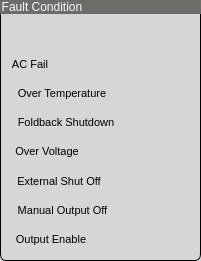
       <widget class="QGroupBox" name="groupBox_37">
        <property name="geometry">
         <rect>
          <x>10</x>
          <y>680</y>
          <width>201</width>
          <height>261</height>
         </rect>
        </property>
        <property name="styleSheet">
         <string notr="true">QGroupBox{
background: rgb(214, 214, 214);
border-style: solid;
border: 1px solid;
border-radius: 6px;
}
QGroupBox::title{
background: rgb(109, 108, 105);
color: rgb(250,250,250);
padding-right: 400px;
}</string>
        </property>
        <property name="title">
         <string>Fault Condition</string>
        </property>
        <property name="alignment">
         <set>Qt::AlignLeading|Qt::AlignLeft|Qt::AlignTop</set>
        </property>
        <property name="flat">
         <bool>false</bool>
        </property>
        <property name="checkable">
         <bool>false</bool>
        </property>
        <property name="checked">
         <bool>false</bool>
        </property>
        <widget class="PyDMLabel" name="PyDMLabel_7">
         <property name="geometry">
          <rect>
           <x>11</x>
           <y>22</y>
           <width>56</width>
           <height>24</height>
          </rect>
         </property>
         <property name="font">
          <font>
           <pointsize>8</pointsize>
          </font>
         </property>
         <property name="styleSheet">
          <string notr="true">PyDMLabel[alarmSensitiveBorder=&quot;false&quot;]{
  border-color:rgb(176,176,176);
  border-width:2px;
  border-style:solid;
  background-color:rgb(176,176,176);
  color:rgb(0,0,0);
}PyDMLabel[alarmSensitiveBorder=&quot;true&quot;][alarmSeverity=&quot;0&quot;] {
  border-color:rgb(176,176,176);
  border-width:2px;
  border-style:solid;
  background-color:rgb(176,176,176);
  color:rgb(0,0,0);
}PyDMLabel[alarmSensitiveBorder=&quot;true&quot;][alarmSeverity=&quot;1&quot;] {
  border-color: rgb(255,192,0);
  border-width:2px;
  border-style:solid;
  background-color:rgb(176,176,176);
  color:rgb(0,0,0);
}PyDMLabel[alarmSensitiveBorder=&quot;true&quot;][alarmSeverity=&quot;2&quot;] {
  border-color: rgb(255,0,0);
  border-width:2px;
  border-style:solid;
  background-color:rgb(176,176,176);
  color:rgb(0,0,0);
}PyDMLabel[alarmSensitiveBorder=&quot;true&quot;][alarmSeverity=&quot;3&quot;] {
  border-color: rgb(192,0,255);
  border-width:2px;
  border-style:solid;
  background-color:rgb(176,176,176);
  color:rgb(0,0,0);
}PyDMLabel[alarmSensitiveBorder=&quot;true&quot;][alarmSeverity=&quot;4&quot;] {
  border-color: rgb(255,255,255);
  border-width:2px;
  border-style:solid;
  background-color:rgb(176,176,176);
  color:rgb(0,0,0);
}PyDMLineEdit[alarmSensitiveBorder=&quot;false&quot;]{
  border: 1px inset rgb(176,176,176);
  border-radius: 1px;
  background-color:rgb(176,176,176);
  color:rgb(0,0,0);
}PyDMLineEdit[alarmSensitiveBorder=&quot;true&quot;][alarmSeverity=&quot;0&quot;] {
  border: 1px inset rgb(176,176,176);
  border-radius: 1px;
  background-color:rgb(176,176,176);
  color:rgb(0,0,0);
}PyDMLineEdit[alarmSensitiveBorder=&quot;true&quot;][alarmSeverity=&quot;1&quot;] {
  border: 1px inset rgb(255,192,0);
  border-radius: 1px;
  background-color:rgb(176,176,176);
  color:rgb(0,0,0);
}PyDMLineEdit[alarmSensitiveBorder=&quot;true&quot;][alarmSeverity=&quot;2&quot;] {
  border: 1px inset rgb(255,0,0);
  border-radius: 1px;
  background-color:rgb(176,176,176);
  color:rgb(0,0,0);
}PyDMLineEdit[alarmSensitiveBorder=&quot;true&quot;][alarmSeverity=&quot;3&quot;] {
  border: 1px inset rgb(192,0,255);
  border-radius: 1px;
  background-color:rgb(176,176,176);
  color:rgb(0,0,0);
}PyDMLineEdit[alarmSensitiveBorder=&quot;true&quot;][alarmSeverity=&quot;4&quot;] {
  border: 1px inset rgb(255,255,255);
  border-radius: 1px;
  background-color:rgb(176,176,176);
  color:rgb(0,0,0);
}</string>
         </property>
         <property name="alignment">
          <set>Qt::AlignCenter</set>
         </property>
         <property name="alarmSensitiveContent" stdset="0">
          <bool>false</bool>
         </property>
         <property name="alarmSensitiveBorder" stdset="0">
          <bool>true</bool>
         </property>
         <property name="channel" stdset="0">
          <string>${PDEV}:FaultEvent</string>
         </property>
         <property name="displayFormat" stdset="0">
          <enum>PyDMLabel::Hex</enum>
         </property>
        </widget>
        <widget class="PyDMDrawingRectangle" name="PyDMDrawingRectangle_15">
         <property name="geometry">
          <rect>
           <x>152</x>
           <y>80</y>
           <width>25</width>
           <height>15</height>
          </rect>
         </property>
         <property name="alarmSensitiveContent" stdset="0">
          <bool>true</bool>
         </property>
         <property name="alarmSensitiveBorder" stdset="0">
          <bool>false</bool>
         </property>
         <property name="channel" stdset="0">
          <string>${PDEV}:OverTemp</string>
         </property>
         <property name="brush" stdset="0">
          <brush brushstyle="SolidPattern">
           <color alpha="255">
            <red>0</red>
            <green>255</green>
            <blue>0</blue>
           </color>
          </brush>
         </property>
         <property name="penStyle" stdset="0">
          <enum>Qt::SolidLine</enum>
         </property>
         <property name="penColor" stdset="0">
          <color>
           <red>0</red>
           <green>0</green>
           <blue>0</blue>
          </color>
         </property>
        </widget>
        <widget class="QLabel" name="label_14">
         <property name="geometry">
          <rect>
           <x>11</x>
           <y>81</y>
           <width>102</width>
           <height>24</height>
          </rect>
         </property>
         <property name="font">
          <font>
           <pointsize>8</pointsize>
          </font>
         </property>
         <property name="text">
          <string>Over Temperature</string>
         </property>
         <property name="alignment">
          <set>Qt::AlignCenter</set>
         </property>
        </widget>
        <widget class="QLabel" name="label_15">
         <property name="geometry">
          <rect>
           <x>11</x>
           <y>110</y>
           <width>110</width>
           <height>24</height>
          </rect>
         </property>
         <property name="font">
          <font>
           <pointsize>8</pointsize>
          </font>
         </property>
         <property name="text">
          <string>Foldback Shutdown</string>
         </property>
         <property name="alignment">
          <set>Qt::AlignCenter</set>
         </property>
        </widget>
        <widget class="QLabel" name="label_16">
         <property name="geometry">
          <rect>
           <x>11</x>
           <y>139</y>
           <width>72</width>
           <height>24</height>
          </rect>
         </property>
         <property name="font">
          <font>
           <pointsize>8</pointsize>
          </font>
         </property>
         <property name="text">
          <string>Over Voltage</string>
         </property>
         <property name="alignment">
          <set>Qt::AlignCenter</set>
         </property>
        </widget>
        <widget class="QLabel" name="label_17">
         <property name="geometry">
          <rect>
           <x>11</x>
           <y>169</y>
           <width>96</width>
           <height>24</height>
          </rect>
         </property>
         <property name="font">
          <font>
           <pointsize>8</pointsize>
          </font>
         </property>
         <property name="text">
          <string>External Shut Off</string>
         </property>
         <property name="alignment">
          <set>Qt::AlignCenter</set>
         </property>
        </widget>
        <widget class="QLabel" name="label_18">
         <property name="geometry">
          <rect>
           <x>11</x>
           <y>198</y>
           <width>103</width>
           <height>24</height>
          </rect>
         </property>
         <property name="font">
          <font>
           <pointsize>8</pointsize>
          </font>
         </property>
         <property name="text">
          <string>Manual Output Off</string>
         </property>
         <property name="alignment">
          <set>Qt::AlignCenter</set>
         </property>
        </widget>
        <widget class="QLabel" name="label_19">
         <property name="geometry">
          <rect>
           <x>11</x>
           <y>227</y>
           <width>80</width>
           <height>24</height>
          </rect>
         </property>
         <property name="font">
          <font>
           <pointsize>8</pointsize>
          </font>
         </property>
         <property name="text">
          <string>Output Enable</string>
         </property>
         <property name="alignment">
          <set>Qt::AlignCenter</set>
         </property>
        </widget>
        <widget class="PyDMDrawingRectangle" name="PyDMDrawingRectangle_10">
         <property name="geometry">
          <rect>
           <x>152</x>
           <y>230</y>
           <width>25</width>
           <height>15</height>
          </rect>
         </property>
         <property name="alarmSensitiveContent" stdset="0">
          <bool>true</bool>
         </property>
         <property name="alarmSensitiveBorder" stdset="0">
          <bool>false</bool>
         </property>
         <property name="channel" stdset="0">
          <string>${PDEV}:OutputState</string>
         </property>
         <property name="brush" stdset="0">
          <brush brushstyle="SolidPattern">
           <color alpha="255">
            <red>0</red>
            <green>255</green>
            <blue>0</blue>
           </color>
          </brush>
         </property>
         <property name="penStyle" stdset="0">
          <enum>Qt::SolidLine</enum>
         </property>
         <property name="penColor" stdset="0">
          <color>
           <red>0</red>
           <green>0</green>
           <blue>0</blue>
          </color>
         </property>
        </widget>
        <widget class="PyDMDrawingRectangle" name="PyDMDrawingRectangle_11">
         <property name="geometry">
          <rect>
           <x>152</x>
           <y>200</y>
           <width>25</width>
           <height>15</height>
          </rect>
         </property>
         <property name="alarmSensitiveContent" stdset="0">
          <bool>true</bool>
         </property>
         <property name="alarmSensitiveBorder" stdset="0">
          <bool>false</bool>
         </property>
         <property name="channel" stdset="0">
          <string>${PDEV}:ManualOff</string>
         </property>
         <property name="brush" stdset="0">
          <brush brushstyle="SolidPattern">
           <color alpha="255">
            <red>0</red>
            <green>255</green>
            <blue>0</blue>
           </color>
          </brush>
         </property>
         <property name="penStyle" stdset="0">
          <enum>Qt::SolidLine</enum>
         </property>
         <property name="penColor" stdset="0">
          <color>
           <red>0</red>
           <green>0</green>
           <blue>0</blue>
          </color>
         </property>
        </widget>
        <widget class="PyDMDrawingRectangle" name="PyDMDrawingRectangle_12">
         <property name="geometry">
          <rect>
           <x>152</x>
           <y>170</y>
           <width>25</width>
           <height>15</height>
          </rect>
         </property>
         <property name="alarmSensitiveContent" stdset="0">
          <bool>true</bool>
         </property>
         <property name="alarmSensitiveBorder" stdset="0">
          <bool>false</bool>
         </property>
         <property name="channel" stdset="0">
          <string>${PDEV}:ShutOff</string>
         </property>
         <property name="brush" stdset="0">
          <brush brushstyle="SolidPattern">
           <color alpha="255">
            <red>0</red>
            <green>255</green>
            <blue>0</blue>
           </color>
          </brush>
         </property>
         <property name="penStyle" stdset="0">
          <enum>Qt::SolidLine</enum>
         </property>
         <property name="penColor" stdset="0">
          <color>
           <red>0</red>
           <green>0</green>
           <blue>0</blue>
          </color>
         </property>
        </widget>
        <widget class="PyDMDrawingRectangle" name="PyDMDrawingRectangle_13">
         <property name="geometry">
          <rect>
           <x>152</x>
           <y>140</y>
           <width>25</width>
           <height>15</height>
          </rect>
         </property>
         <property name="alarmSensitiveContent" stdset="0">
          <bool>true</bool>
         </property>
         <property name="alarmSensitiveBorder" stdset="0">
          <bool>false</bool>
         </property>
         <property name="channel" stdset="0">
          <string>${PDEV}:OverVolt</string>
         </property>
         <property name="brush" stdset="0">
          <brush brushstyle="SolidPattern">
           <color alpha="255">
            <red>0</red>
            <green>255</green>
            <blue>0</blue>
           </color>
          </brush>
         </property>
         <property name="penStyle" stdset="0">
          <enum>Qt::SolidLine</enum>
         </property>
         <property name="penColor" stdset="0">
          <color>
           <red>0</red>
           <green>0</green>
           <blue>0</blue>
          </color>
         </property>
        </widget>
        <widget class="PyDMDrawingRectangle" name="PyDMDrawingRectangle_14">
         <property name="geometry">
          <rect>
           <x>152</x>
           <y>110</y>
           <width>25</width>
           <height>15</height>
          </rect>
         </property>
         <property name="alarmSensitiveContent" stdset="0">
          <bool>true</bool>
         </property>
         <property name="alarmSensitiveBorder" stdset="0">
          <bool>false</bool>
         </property>
         <property name="channel" stdset="0">
          <string>${PDEV}:FoldBack</string>
         </property>
         <property name="brush" stdset="0">
          <brush brushstyle="SolidPattern">
           <color alpha="255">
            <red>0</red>
            <green>255</green>
            <blue>0</blue>
           </color>
          </brush>
         </property>
         <property name="penStyle" stdset="0">
          <enum>Qt::SolidLine</enum>
         </property>
         <property name="penColor" stdset="0">
          <color>
           <red>0</red>
           <green>0</green>
           <blue>0</blue>
          </color>
         </property>
        </widget>
        <widget class="PyDMDrawingRectangle" name="PyDMDrawingRectangle_16">
         <property name="geometry">
          <rect>
           <x>152</x>
           <y>50</y>
           <width>25</width>
           <height>15</height>
          </rect>
         </property>
         <property name="alarmSensitiveContent" stdset="0">
          <bool>true</bool>
         </property>
         <property name="alarmSensitiveBorder" stdset="0">
          <bool>false</bool>
         </property>
         <property name="channel" stdset="0">
          <string>${PDEV}:ACState</string>
         </property>
         <property name="brush" stdset="0">
          <brush brushstyle="SolidPattern">
           <color alpha="255">
            <red>0</red>
            <green>255</green>
            <blue>0</blue>
           </color>
          </brush>
         </property>
         <property name="penStyle" stdset="0">
          <enum>Qt::SolidLine</enum>
         </property>
         <property name="penColor" stdset="0">
          <color>
           <red>0</red>
           <green>0</green>
           <blue>0</blue>
          </color>
         </property>
        </widget>
        <widget class="QLabel" name="label_21">
         <property name="geometry">
          <rect>
           <x>11</x>
           <y>52</y>
           <width>38</width>
           <height>24</height>
          </rect>
         </property>
         <property name="font">
          <font>
           <pointsize>8</pointsize>
          </font>
         </property>
         <property name="text">
          <string>AC Fail</string>
         </property>
         <property name="alignment">
          <set>Qt::AlignCenter</set>
         </property>
        </widget>
        <widget class="PyDMLabel" name="PyDMLabel_15">
         <property name="geometry">
          <rect>
           <x>137</x>
           <y>22</y>
           <width>56</width>
           <height>24</height>
          </rect>
         </property>
         <property name="font">
          <font>
           <pointsize>8</pointsize>
          </font>
         </property>
         <property name="styleSheet">
          <string notr="true">PyDMLabel[alarmSensitiveBorder=&quot;false&quot;]{
  border-color:rgb(176,176,176);
  border-width:2px;
  border-style:solid;
  background-color:rgb(176,176,176);
  color:rgb(0,0,0);
}PyDMLabel[alarmSensitiveBorder=&quot;true&quot;][alarmSeverity=&quot;0&quot;] {
  border-color:rgb(176,176,176);
  border-width:2px;
  border-style:solid;
  background-color:rgb(176,176,176);
  color:rgb(0,0,0);
}PyDMLabel[alarmSensitiveBorder=&quot;true&quot;][alarmSeverity=&quot;1&quot;] {
  border-color: rgb(255,192,0);
  border-width:2px;
  border-style:solid;
  background-color:rgb(176,176,176);
  color:rgb(0,0,0);
}PyDMLabel[alarmSensitiveBorder=&quot;true&quot;][alarmSeverity=&quot;2&quot;] {
  border-color: rgb(255,0,0);
  border-width:2px;
  border-style:solid;
  background-color:rgb(176,176,176);
  color:rgb(0,0,0);
}PyDMLabel[alarmSensitiveBorder=&quot;true&quot;][alarmSeverity=&quot;3&quot;] {
  border-color: rgb(192,0,255);
  border-width:2px;
  border-style:solid;
  background-color:rgb(176,176,176);
  color:rgb(0,0,0);
}PyDMLabel[alarmSensitiveBorder=&quot;true&quot;][alarmSeverity=&quot;4&quot;] {
  border-color: rgb(255,255,255);
  border-width:2px;
  border-style:solid;
  background-color:rgb(176,176,176);
  color:rgb(0,0,0);
}PyDMLineEdit[alarmSensitiveBorder=&quot;false&quot;]{
  border: 1px inset rgb(176,176,176);
  border-radius: 1px;
  background-color:rgb(176,176,176);
  color:rgb(0,0,0);
}PyDMLineEdit[alarmSensitiveBorder=&quot;true&quot;][alarmSeverity=&quot;0&quot;] {
  border: 1px inset rgb(176,176,176);
  border-radius: 1px;
  background-color:rgb(176,176,176);
  color:rgb(0,0,0);
}PyDMLineEdit[alarmSensitiveBorder=&quot;true&quot;][alarmSeverity=&quot;1&quot;] {
  border: 1px inset rgb(255,192,0);
  border-radius: 1px;
  background-color:rgb(176,176,176);
  color:rgb(0,0,0);
}PyDMLineEdit[alarmSensitiveBorder=&quot;true&quot;][alarmSeverity=&quot;2&quot;] {
  border: 1px inset rgb(255,0,0);
  border-radius: 1px;
  background-color:rgb(176,176,176);
  color:rgb(0,0,0);
}PyDMLineEdit[alarmSensitiveBorder=&quot;true&quot;][alarmSeverity=&quot;3&quot;] {
  border: 1px inset rgb(192,0,255);
  border-radius: 1px;
  background-color:rgb(176,176,176);
  color:rgb(0,0,0);
}PyDMLineEdit[alarmSensitiveBorder=&quot;true&quot;][alarmSeverity=&quot;4&quot;] {
  border: 1px inset rgb(255,255,255);
  border-radius: 1px;
  background-color:rgb(176,176,176);
  color:rgb(0,0,0);
}</string>
         </property>
         <property name="alignment">
          <set>Qt::AlignCenter</set>
         </property>
         <property name="alarmSensitiveContent" stdset="0">
          <bool>false</bool>
         </property>
         <property name="alarmSensitiveBorder" stdset="0">
          <bool>true</bool>
         </property>
         <property name="channel" stdset="0">
          <string>${PDEV}:FaultStatus</string>
         </property>
         <property name="displayFormat" stdset="0">
          <enum>PyDMLabel::Hex</enum>
         </property>
        </widget>
       </widget>
